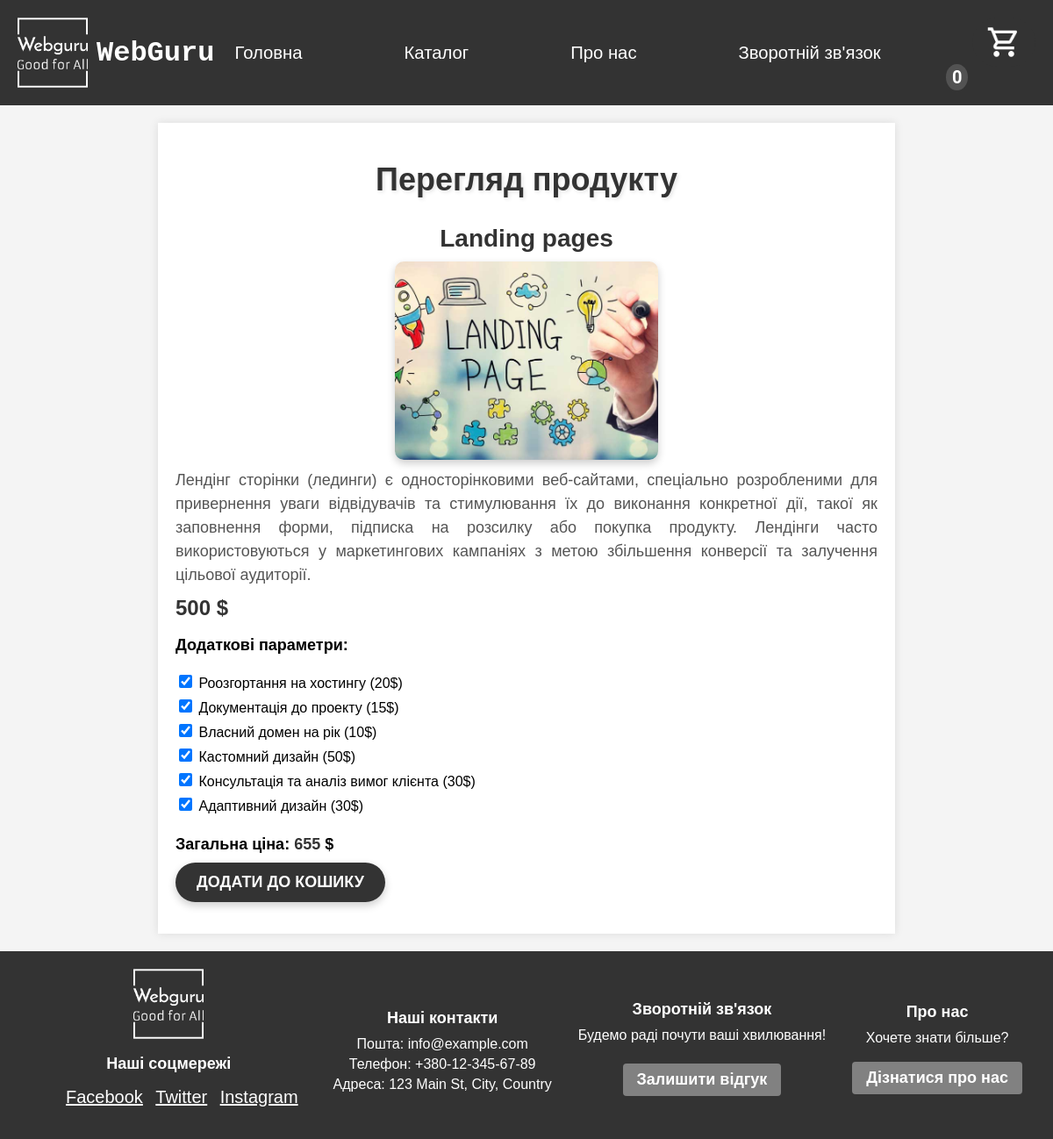
The app's page /product/4 with its own data.
### catalogue/models.py (models this page shows, shortened)
class Products(models.Model):
    name = models.CharField(max_length=255)
    description=models.TextField()
    image=models.ImageField(upload_to="products")
    price=models.IntegerField()

class AdditionalParameter(models.Model):
    name = models.CharField(max_length=255)
    price = models.IntegerField()

### catalogue/views.py (the view, shortened to what this page needs)
# urls.py: path("product/<product_pk>", show_product, name='product'),
def show_product(request, product_pk):
    product = get_object_or_404(Products, pk=product_pk)
    additional_parameters = AdditionalParameter.objects.all()
    full_price = product.price
    for parameter in additional_parameters:
        full_price += parameter.price
    return render(request, "catalogue/product.html", context={'product': product, 'add_parameters': additional_parameters, 'full_price': full_price})

### userpage/templatetags/basket_tags.py (called while the page is built)
@register.simple_tag
def get_prods_in_basket_amount(request):
    session_key = request.session.session_key
    product_list = ProductInBasket.objects.filter(session_key=session_key)
    count = len(product_list)
    return count

### catalogue/templates/catalogue/product.html (shortened to what this page needs)
{% extends 'base/base.html' %}
{% load static %}
{% block style %}
<link rel="stylesheet" href="{% static 'prod_css/style.css' %}">{% endblock %}
{% block content %}
<div id="content">
    <h1>Перегляд продукту</h1>
    <h2 class="product_name">{{ product.name }}</h2>
    <img class="product_img" src="{{ product.image.url }}" style="max-width: 300px;">
    <p class="product_description">{{ product.description }}</p>
    <b class="product_price">{{ product.price }} $</b>
    <br>
    <h3>Додаткові параметри:</h3>
    <form id="basket_form" method="post">
        {% for parameter in add_parameters %}
        <div>
            <input class="product-box check" type="checkbox" value="{{ parameter.pk }}" name="additional-parameter-pk"
                id="" checked>
            {{ parameter.name }} (<span class="parameterPrice">{{ parameter.price }}</span>$)
        </div>
        {% endfor %}
        <h3 class="price_text">Загальна ціна: <span class="finalPrice">{{ full_price }}</span> $</h3>
        <button class="add_in_basket">Додати до кошику</button>
    </form>
</div>
{% endblock %}

### userpage/static/base/css/base.css (style rules this page uses)
body { font-family: Arial, sans-serif; background-color: #f4f4f4; margin: 0; padding: 0; min-height: 100vh; display: flex; flex-direction: column; }
h3 { font-size: 18px; margin-bottom: 10px; }
p { margin: 5px 0; }
input { border: 1.5px solid black; color: black; width: 80%; height: 6%; margin-bottom: 10px; border-radius: 4px; font-size: medium; }

### catalogue/static/prod_css/style.css (style rules this page uses)
#content { max-width: 800px; margin: 20px auto; background-color: #fff; padding: 20px; box-shadow: 0 0 10px rgba(0, 0, 0, 0.1); }
#content h1 { font-size: 36px; font-weight: bold; color: #333; text-align: center; margin-bottom: 30px; text-shadow: 2px 2px 4px rgba(0, 0, 0, 0.1); }
.product_name { font-size: 28px; color: #333; text-align: center; margin-bottom: 10px; }
.product_img { max-width: 100%; height: auto; margin: 0 auto; display: block; border-radius: 10px; box-shadow: 0 4px 10px rgba(0, 0, 0, 0.2); margin-bottom: 10px; }
.product_description { font-size: 18px; color: #555; margin-bottom: 10px; line-height: 1.5; text-align: justify; }
.product_price { font-size: 24px; font-weight: bold; color: #333; text-align: center; margin-bottom: 10px; }
form { margin-top: 20px; }
.product-box { margin-bottom: 10px; width: 15px; height: 15px; }
.price_text { font-size: 18px; margin-bottom: 10px; }
.finalPrice { font-weight: bold; color: #333; }
.add_in_basket { display: inline-block; padding: 12px 24px; background-color: #333; color: #fff; text-decoration: none; border-radius: 30px; transition: background-color 0.3s; text-align: center; font-size: 18px; font-weight: bold; text-transform: uppercase; cursor: pointer; border: none; box-shadow: 0 4px 10px rgba(0, 0, 0, 0.2); }

### records on screen
Products: name "Landing pages", image (picture), description "Лендінг сторінки (лединги) є односторінковими веб-сайтами, спеціально розробленими для привернення уваги відвідувачів та стимулювання їх до виконання конкретної дії, такої як заповнення форми, підписка на розсилку або покупка продукту. Лендінги часто використовуються у маркетингових кампаніях з метою збільшення конверсії та залучення цільової аудиторії.", price "500"
AdditionalParameter: name "Роозгортання на хостингу", price "20"
AdditionalParameter: name "Документація до проекту", price "15"
AdditionalParameter: name "Власний домен на рік", price "10"
AdditionalParameter: name "Кастомний дизайн", price "50"
AdditionalParameter: name "Консультація та аналіз вимог клієнта", price "30"
AdditionalParameter: name "Адаптивний дизайн", price "30"

### other values on screen
{{ full_price }} "655"
